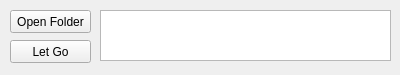
<?xml version="1.0" encoding="UTF-8"?>
<ui version="4.0">
 <class>Form</class>
 <widget class="QWidget" name="Form">
  <property name="geometry">
   <rect>
    <x>0</x>
    <y>0</y>
    <width>400</width>
    <height>75</height>
   </rect>
  </property>
  <property name="windowTitle">
   <string>Form</string>
  </property>
  <widget class="QPushButton" name="OpenFolder">
   <property name="geometry">
    <rect>
     <x>10</x>
     <y>10</y>
     <width>81</width>
     <height>23</height>
    </rect>
   </property>
   <property name="text">
    <string>Open Folder</string>
   </property>
  </widget>
  <widget class="QPushButton" name="StartEditor">
   <property name="geometry">
    <rect>
     <x>10</x>
     <y>40</y>
     <width>81</width>
     <height>23</height>
    </rect>
   </property>
   <property name="text">
    <string>Let Go</string>
   </property>
  </widget>
  <widget class="QPlainTextEdit" name="plainTextEdit">
   <property name="geometry">
    <rect>
     <x>100</x>
     <y>10</y>
     <width>291</width>
     <height>51</height>
    </rect>
   </property>
  </widget>
 </widget>
 <resources/>
 <connections/>
</ui>
